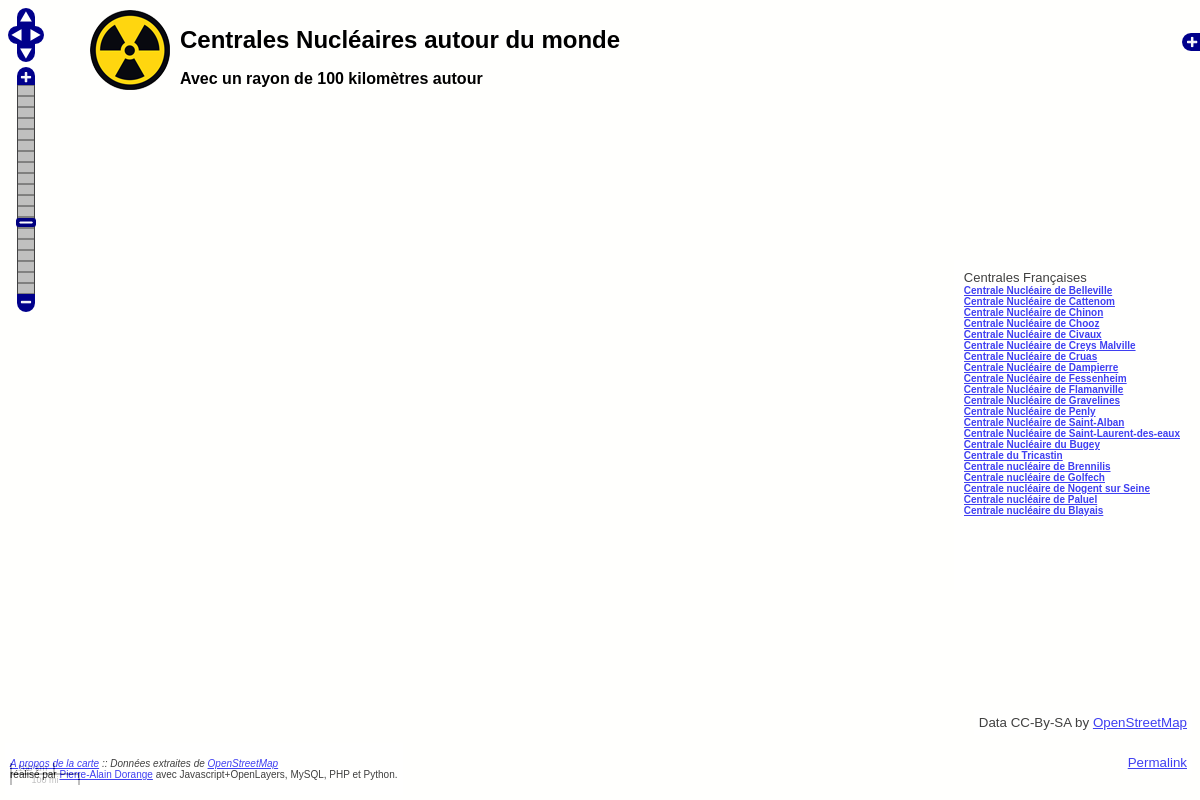
/www/nuke/index.php, run on the app's committed database.
### tables this page shows
CREATE TABLE IF NOT EXISTS `nuke` (
					`osmid` bigint(20) NOT NULL default '0',
					`osmtype` varchar(10) NOT NULL default '',
					`longitude` float NOT NULL default '0',
					`latitude` float NOT NULL default '0',
					`name` varchar(80) NOT NULL default '',
					`country` varchar(80) NOT NULL default '',
					`text` varchar(250) NOT NULL default '',
					`active` int(11) NOT NULL default '0',
					PRIMARY KEY  (`osmid`)
					);

### www/nuke/index.php (the view, shortened to what this page needs)
<html xmlns="http://www.w3.org/1999/xhtml">
  <head>
	<link href="style.css" rel="stylesheet" type="text/css" media="screen" />
</head>
  	<body onLoad="init()">
		<div id="logo">
			<h1>Centrales Nucléaires autour du monde</h1>
			<p>Avec un rayon de 100 kilomètres autour</p>
	</div>
	<div id="map"></div>
	<div id="about">
		<p><em><a href="about.html">A propos de la carte</a> :: Donn&eacute;es extraites de <a href="http://www.openstreetmap.org/?lat=45.6976&lon=-0.328&zoom=14&layers=M">OpenStreetMap</a>
			</em><br>
		r&eacute;alis&eacute; par <a href="http://www.leretourdelautruche.com/map/">Pierre-Alain Dorange</a> avec Javascript+OpenLayers, MySQL, PHP et Python.</p>
  </div>
  <?php
		require("./config.php");
		$connect = mysql_connect($server,$login,$pwd) or die("connect error : ".mysql_error());
		$query="select * from nuke where country='france' order by name";
		$result = mysql_query($query,$connect) or die("select error : ".mysql_error());
		echo "<div id='list'>Centrales Françaises<ul>";
		while ($row = mysql_fetch_array($result))
		{
			$lat=$row[latitude];
			$lon=$row[longitude];
			echo '<li><b><a href="http://www.leretourdelautruche.com/map/nuke/index.php?zoom=15&lat='.$lat.'&lon='.$lon.'">'.$row[name].'</a></b></li>';
		}
		echo '</ul></div>';
	?>
	</body>
</html>

### www/nuke/style.css (style rules this page uses)
#map { width: 100%; height: 100%; border: 0px; padding: 0px; position: absolute; }
body { border: 0px; margin: 0px; padding: 0px; height: 100%; font-family: sans-serif; }
#about { background:white; opacity:0.75; position:absolute; margin:5px; padding:5px; left:0px; bottom:0px; z-index:1000; font-size: x-small; }
#list { background:white; opacity:0.75; position:absolute; margin:10px; padding:10px; right:0px; top:250px; bottom:200px; z-index:1000; font-size: small; }
#list ul { color: black; font-style: normal; font-weight: normal; font-size: x-small; text-align: left; list-style-type: none; padding: 0px; margin: 0px; height: 100%; overflow: auto; clip: auto }
#logo { background-image:url('nuclear.png'); background-repeat:no-repeat; position:absolute; margin:10px; padding:0px; height:80px; left:80px; z-index:1000; }
#logo p { font-size: medium; font-weight: bold; margin-left: 90px; }
#logo h1 { font-size: x-large; font-weight: bold; margin-left: 90px; }

### www/OpenLayers/theme/default/style.css (style rules this page uses)
div.olMap { z-index: 0; padding: 0px!important; margin: 0px!important; cursor: default; }

### data on the page
nuke: name "Centrale Nucléaire de Belleville"
nuke: name "Centrale Nucléaire de Cattenom"
nuke: name "Centrale Nucléaire de Chinon"
nuke: name "Centrale Nucléaire de Chooz"
nuke: name "Centrale Nucléaire de Civaux"
nuke: name "Centrale Nucléaire de Creys Malville"
nuke: name "Centrale Nucléaire de Cruas"
nuke: name "Centrale Nucléaire de Dampierre"
nuke: name "Centrale Nucléaire de Fessenheim"
nuke: name "Centrale Nucléaire de Flamanville"
nuke: name "Centrale Nucléaire de Gravelines"
nuke: name "Centrale Nucléaire de Penly"
nuke: name "Centrale Nucléaire de Saint-Alban"
nuke: name "Centrale Nucléaire de Saint-Laurent-des-eaux"
nuke: name "Centrale Nucléaire du Bugey"
nuke: name "Centrale du Tricastin"
nuke: name "Centrale nucléaire de Brennilis"
nuke: name "Centrale nucléaire de Golfech"
nuke: name "Centrale nucléaire de Nogent sur Seine"
nuke: name "Centrale nucléaire de Paluel"
nuke: name "Centrale nucléaire du Blayais"
